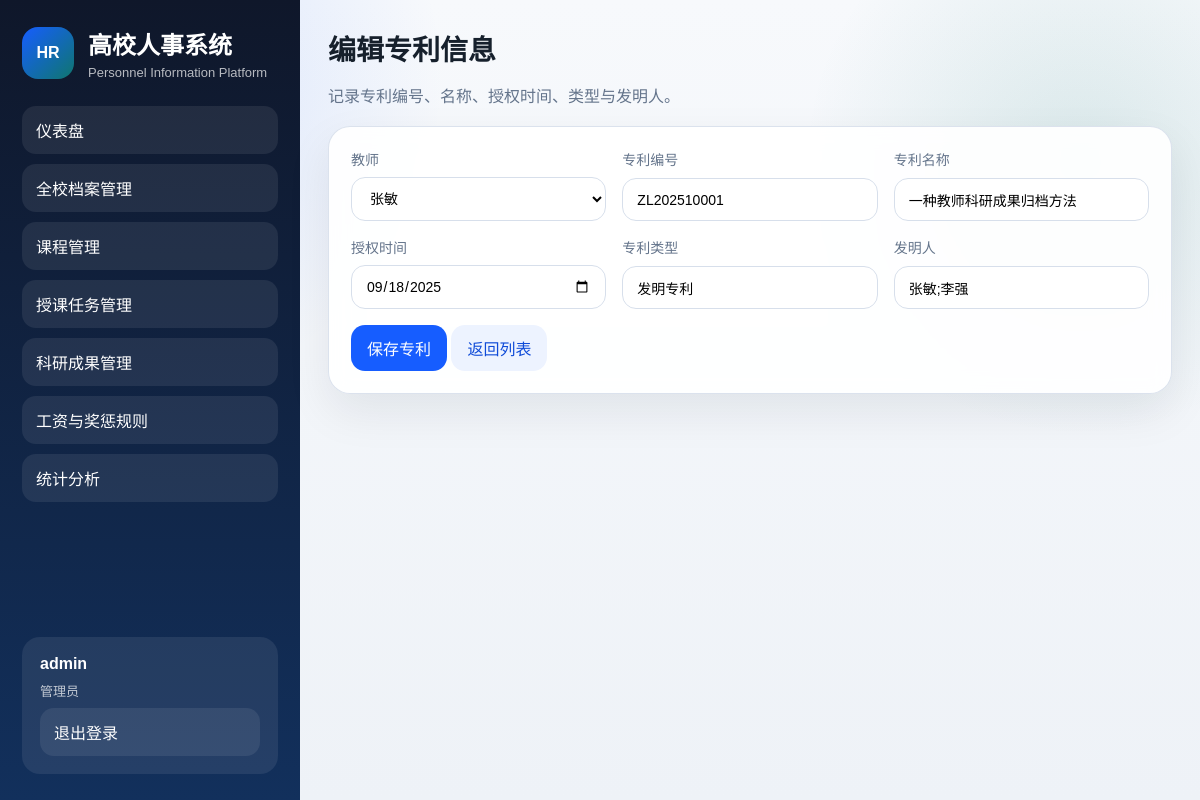
The app's page /research/patent/1/edit (signed in) with its own data.
### models.py (models this page shows, shortened)
class TimestampMixin:
    created_at = Column(DateTime)
    updated_at = Column(DateTime)

class User(TimestampMixin, Base):
    __tablename__ = "users"
    id = Column(Integer, primary_key=True)
    username = Column(String(64), unique=True, nullable=False, index=True)
    password_hash = Column(String(255), nullable=False)
    role = Column(String(20), nullable=False, default="teacher", index=True)
    employee_id = Column(Integer, ForeignKey("employees.id"))
    employee = relationship("Employee", back_populates="user", uselist=False)

class Patent(TimestampMixin, Base):
    __tablename__ = "patents"
    id = Column(Integer, primary_key=True)
    employee_id = Column(Integer, ForeignKey("employees.id"), nullable=False)
    patent_no = Column(String(32), unique=True, nullable=False, index=True)
    patent_name = Column(String(150), nullable=False, index=True)
    grant_date = Column(Date)
    patent_type = Column(String(50))
    inventors = Column(String(255))
    employee = relationship("Employee", back_populates="patents")

class Employee(TimestampMixin, Base):
    __tablename__ = "employees"
    id = Column(Integer, primary_key=True)
    employee_no = Column(String(32), unique=True, nullable=False, index=True)
    name = Column(String(50), nullable=False)
    gender = Column(String(10), nullable=False)
    birth_date = Column(Date)
    education = Column(String(50), index=True)
    degree = Column(String(50))
    major = Column(String(100))
    hire_date = Column(Date)
    department_id = Column(Integer, ForeignKey("departments.id"), nullable=False)
    title = Column(String(50), index=True)
    position = Column(String(50))
    salary_grade = Column(String(20))
    phone = Column(String(30))
    email = Column(String(120))
    reward_punishment = Column(Text)
    status = Column(String(20), nullable=False, default="在职", index=True)
    notes = Column(Text)
    department = relationship("Department", back_populates="employees")
    user = relationship("User", back_populates="employee", uselist=False)
    course_assignments = relationship("TeachingAssignment", back_populates="employee")
    research_projects = relationship("ResearchProject", back_populates="employee")
    patents = relationship("Patent", back_populates="employee")
    publications = relationship("Publication", back_populates="employee")

### app.py (the view, shortened to what this page needs)
    @app.route("/research/patent/<int:record_id>/edit", methods=["GET", "POST"])
    @role_required("admin")
    def patent_edit(record_id: int):
        employees = Employee.query.order_by(Employee.name.asc()).all()
        record = get_or_404(Patent, record_id)
        return render_template("research/patent_form.html", record=record, employees=employees)

### app.py (called while the page is built)
def register_context(app: Flask) -> None:
    @app.context_processor
    def inject_user():
        return {
            "current_user": get_current_user(),
            "employee_statuses": EMPLOYEE_STATUSES,
            "gender_options": GENDER_OPTIONS,
            "salary_grade_options": SALARY_GRADE_OPTIONS,
            "course_natures": COURSE_NATURES,
            "research_statuses": RESEARCH_STATUSES,
            "publication_types": PUBLICATION_TYPES,
        }

def get_or_404(model, object_id: int):
    obj = db.session.get(model, object_id)
    if obj is None:
        abort(404)
    return obj

### extensions.py (called while the page is built)
    def init_app(self, app) -> None:
        uri = app.config["SQLALCHEMY_DATABASE_URI"]
        connect_args = {}
        if uri.startswith("sqlite:///"):
            connect_args["check_same_thread"] = False
        engine = create_engine(uri, connect_args=connect_args)
        SessionLocal.configure(bind=engine)
        Base.metadata.bind = engine
        Base.query = SessionLocal.query_property()
        Base.metadata.create_all(bind=engine)
        @app.teardown_appcontext
        def remove_session(exception=None):
            SessionLocal.remove()

### utils.py (called while the page is built)
def get_current_user() -> User | None:
    user_id = session.get("user_id")
    if not user_id:
        return None
    return db.session.get(User, user_id)

def role_required(*roles):
    def decorator(view):
        @wraps(view)
        def wrapped_view(*args, **kwargs):
            user = get_current_user()
            if not user:
                flash("请先登录系统。", "warning")
                return redirect(url_for("login"))
            if user.role not in roles:
                abort(403)
            return view(*args, **kwargs)
        return wrapped_view
    return decorator

### templates/research/patent_form.html
{% extends 'base.html' %}
{% block content %}
<section class="page-head">
    <div>
        <h2>{{ '编辑专利信息' if record else '新增专利信息' }}</h2>
        <p>记录专利编号、名称、授权时间、类型与发明人。</p>
    </div>
</section>
<section class="panel">
    <form method="post" class="form-grid">
        <label>
            教师
            <select name="employee_id">
                {% for employee in employees %}
                <option value="{{ employee.id }}" {% if record and record.employee_id == employee.id %}selected{% endif %}>{{ employee.name }}</option>
                {% endfor %}
            </select>
        </label>
        <label>
            专利编号
            <input type="text" name="patent_no" value="{{ record.patent_no if record else '' }}" required>
        </label>
        <label>
            专利名称
            <input type="text" name="patent_name" value="{{ record.patent_name if record else '' }}" required>
        </label>
        <label>
            授权时间
            <input type="date" name="grant_date" value="{{ record.grant_date if record and record.grant_date else '' }}">
        </label>
        <label>
            专利类型
            <input type="text" name="patent_type" value="{{ record.patent_type if record else '' }}">
        </label>
        <label>
            发明人
            <input type="text" name="inventors" value="{{ record.inventors if record else '' }}">
        </label>
        <div class="full form-actions">
            <button type="submit">保存专利</button>
            <a class="secondary-btn" href="{{ url_for('research_home') }}">返回列表</a>
        </div>
    </form>
</section>
{% endblock %}

### templates/base.html (shortened to what this page needs)
<!DOCTYPE html>
<html lang="zh-CN">
<head>
    <link rel="stylesheet" href="{{ url_for('static', filename='css/style.css') }}">
</head>
<body class="{% if current_user %}logged-in{% else %}guest{% endif %}">
    <div class="{% if current_user %}app-shell{% else %}public-shell{% endif %}">
        {% if current_user %}
        <aside class="sidebar">
            <div class="brand">
                <div class="brand-mark">HR</div>
                <div>
                    <h1>高校人事系统</h1>
                    <p>Personnel Information Platform</p>
                </div>
            </div>
            <nav class="nav">
                {% if current_user.role == 'admin' %}
                <a href="{{ url_for('dashboard') }}">仪表盘</a>
                <a href="{{ url_for('employee_list') }}">全校档案管理</a>
                <a href="{{ url_for('course_list') }}">课程管理</a>
                <a href="{{ url_for('teaching_list') }}">授课任务管理</a>
                <a href="{{ url_for('research_home') }}">科研成果管理</a>
                <a href="{{ url_for('salary_rules') }}">工资与奖惩规则</a>
                <a href="{{ url_for('statistics') }}">统计分析</a>
                {% else %}
                <a href="{{ url_for('dashboard') }}">仪表盘</a>
                <a href="{{ url_for('employee_list') }}">我的档案</a>
                <a href="{{ url_for('course_list') }}">我的课程</a>
                <a href="{{ url_for('research_home') }}">我的科研</a>
                <a href="{{ url_for('salary_rules') }}">工资与奖惩规则</a>
                {% endif %}
            </nav>
            <div class="account-card">
                <div class="account-name">{{ current_user.username }}</div>
                <div class="account-meta">{{ '管理员' if current_user.role == 'admin' else '教师账号' }}</div>
                <a class="ghost-btn" href="{{ url_for('logout') }}">退出登录</a>
            </div>
        </aside>
        {% endif %}
        <main class="content {% if not current_user %}auth-layout{% endif %}">
            {% block content %}{% endblock %}
        </main>
    </div>
</body>
</html>

### static/css/style.css (style rules this page uses)
:root { --bg: #eef2f7; --panel: rgba(255, 255, 255, 0.92); --ink: #16202c; --muted: #64748b; --brand: #165dff; --brand-2: #0f4bd8; --line: #d7dfeb; --accent: #0f766e; --danger: #d14343; --shadow: 0 18px 45px rgba(17, 24, 39, 0.08); }
* { box-sizing: border-box; }
body { margin: 0; color: var(--ink); font-family: "Microsoft YaHei", "PingFang SC", sans-serif; background: radial-gradient(circle at 10% 10%, rgba(22, 93, 255, 0.14), transparent 25%), radial-gradient(circle at 90% 20%, rgba(15, 118, 110, 0.12), transparent 22%), linear-gradient(180deg, #f7f9fc 0%, var(--bg) 100%); }
a { color: inherit; text-decoration: none; }
.app-shell { min-height: 100vh; display: grid; grid-template-columns: 300px 1fr; }
.sidebar { background: linear-gradient(180deg, #0f172a 0%, #12305c 100%); color: #fff; padding: 26px 22px; display: flex; flex-direction: column; gap: 26px; position: sticky; top: 0; height: 100vh; }
.brand { display: flex; gap: 14px; align-items: center; }
.brand-mark { width: 52px; height: 52px; border-radius: 16px; display: grid; place-items: center; background: linear-gradient(135deg, #165dff, #0f766e); font-weight: 800; }
.brand h1, .brand p { margin: 0; }
.brand p { color: rgba(255, 255, 255, 0.7); font-size: 13px; margin-top: 4px; }
.nav { display: grid; gap: 10px; }
.nav a, .ghost-btn { padding: 12px 14px; border-radius: 14px; background: rgba(255, 255, 255, 0.08); transition: transform .18s ease, background .18s ease; }
.account-card { margin-top: auto; padding: 18px; border-radius: 18px; background: rgba(255, 255, 255, 0.08); display: grid; gap: 8px; }
.account-name { font-weight: 700; }
.account-meta { color: rgba(255,255,255,.72); font-size: 13px; }
.content { padding: 28px; }
.hero-banner, .login-panel, .panel, .metric-card { background: var(--panel); border: 1px solid rgba(215, 223, 235, 0.9); box-shadow: var(--shadow); backdrop-filter: blur(10px); }
.hero-banner h2, .login-hero h2, .page-head h2 { margin: 0; font-size: 28px; }
.hero-banner p, .page-head p, .login-hero p { color: var(--muted); line-height: 1.65; }
.panel, .login-card { border-radius: 22px; padding: 22px; }
.page-head { display: flex; justify-content: space-between; gap: 18px; align-items: center; }
form { margin: 0; }
.form-grid, .filter-grid { display: grid; gap: 16px; }
.form-grid { grid-template-columns: repeat(auto-fit, minmax(220px, 1fr)); }
label { display: grid; gap: 8px; color: var(--muted); font-size: 14px; }
input, select, textarea, button { font: inherit; }
input, select, textarea { width: 100%; padding: 12px 14px; border: 1px solid var(--line); border-radius: 14px; background: #fff; }
button, .secondary-btn, .actions a { display: inline-flex; align-items: center; justify-content: center; padding: 11px 16px; border: none; border-radius: 14px; background: var(--brand); color: #fff; cursor: pointer; }
.secondary-btn { background: #edf3ff; color: var(--brand-2); }
.full { grid-column: 1 / -1; }

### records on screen
User: username "admin", role "管理员"
Patent: employee_id "张敏", patent_no "ZL202510001", patent_name "一种教师科研成果归档方法", grant_date "09/18/2025", patent_type "发明专利", inventors "张敏;李强"

### other values on screen
{{ '编辑专利信息' if record else '新增专利信息' }} "编辑专利信息"
